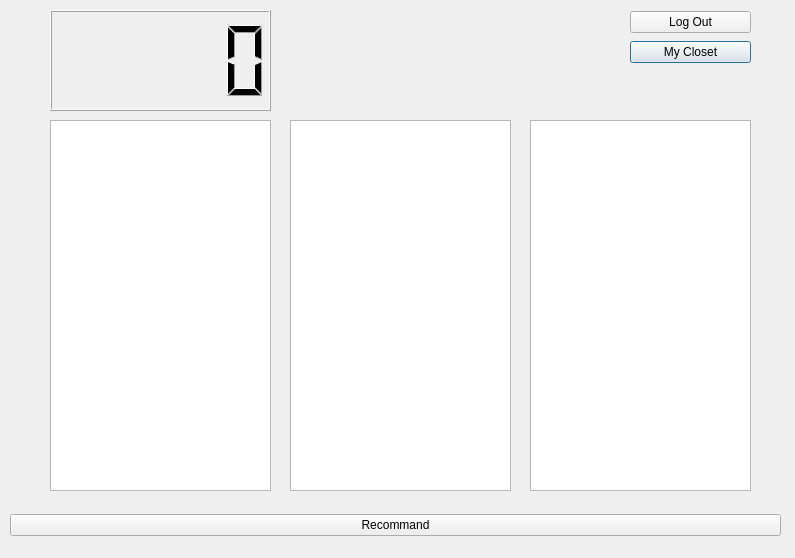
<?xml version="1.0" encoding="UTF-8"?>
<ui version="4.0">
 <class>Dialog</class>
 <widget class="QDialog" name="Dialog">
  <property name="geometry">
   <rect>
    <x>0</x>
    <y>0</y>
    <width>795</width>
    <height>558</height>
   </rect>
  </property>
  <property name="windowTitle">
   <string>Dialog</string>
  </property>
  <widget class="QWidget" name="verticalLayoutWidget_4">
   <property name="geometry">
    <rect>
     <x>630</x>
     <y>40</y>
     <width>121</width>
     <height>25</height>
    </rect>
   </property>
   <layout class="QVBoxLayout" name="verticalLayout_4">
    <item>
     <widget class="QPushButton" name="btn_Closet">
      <property name="text">
       <string>My Closet</string>
      </property>
     </widget>
    </item>
   </layout>
  </widget>
  <widget class="QWidget" name="verticalLayoutWidget">
   <property name="geometry">
    <rect>
     <x>50</x>
     <y>10</y>
     <width>221</width>
     <height>101</height>
    </rect>
   </property>
   <layout class="QVBoxLayout" name="verticalLayout">
    <item>
     <widget class="QLCDNumber" name="lcdTemp"/>
    </item>
   </layout>
  </widget>
  <widget class="QWidget" name="verticalLayoutWidget_2">
   <property name="geometry">
    <rect>
     <x>10</x>
     <y>510</y>
     <width>771</width>
     <height>31</height>
    </rect>
   </property>
   <layout class="QVBoxLayout" name="verticalLayout_2">
    <item>
     <widget class="QPushButton" name="btn_Recommand">
      <property name="text">
       <string>Recommand</string>
      </property>
     </widget>
    </item>
   </layout>
  </widget>
  <widget class="QWidget" name="horizontalLayoutWidget_3">
   <property name="geometry">
    <rect>
     <x>530</x>
     <y>120</y>
     <width>221</width>
     <height>371</height>
    </rect>
   </property>
   <layout class="QHBoxLayout" name="horizontalLayout_3">
    <item>
     <widget class="QTextEdit" name="textEdit_Out"/>
    </item>
   </layout>
  </widget>
  <widget class="QWidget" name="horizontalLayoutWidget_2">
   <property name="geometry">
    <rect>
     <x>290</x>
     <y>120</y>
     <width>221</width>
     <height>371</height>
    </rect>
   </property>
   <layout class="QHBoxLayout" name="horizontalLayout_2">
    <item>
     <widget class="QTextEdit" name="textEdit_Down"/>
    </item>
   </layout>
  </widget>
  <widget class="QWidget" name="horizontalLayoutWidget">
   <property name="geometry">
    <rect>
     <x>50</x>
     <y>120</y>
     <width>221</width>
     <height>371</height>
    </rect>
   </property>
   <layout class="QHBoxLayout" name="horizontalLayout">
    <item>
     <widget class="QTextEdit" name="textEdit_Up"/>
    </item>
   </layout>
  </widget>
  <widget class="QWidget" name="verticalLayoutWidget_3">
   <property name="geometry">
    <rect>
     <x>630</x>
     <y>10</y>
     <width>121</width>
     <height>25</height>
    </rect>
   </property>
   <layout class="QVBoxLayout" name="verticalLayout_3">
    <item>
     <widget class="QPushButton" name="btn_LogOut">
      <property name="text">
       <string>Log Out</string>
      </property>
     </widget>
    </item>
   </layout>
  </widget>
 </widget>
 <resources/>
 <connections>
  <connection>
   <sender>btn_LogOut</sender>
   <signal>clicked()</signal>
   <receiver>Dialog</receiver>
   <slot>CS_logOut()</slot>
   <hints>
    <hint type="sourcelabel">
     <x>684</x>
     <y>26</y>
    </hint>
    <hint type="destinationlabel">
     <x>453</x>
     <y>30</y>
    </hint>
   </hints>
  </connection>
  <connection>
   <sender>btn_Closet</sender>
   <signal>clicked()</signal>
   <receiver>Dialog</receiver>
   <slot>CS_myCloset()</slot>
   <hints>
    <hint type="sourcelabel">
     <x>696</x>
     <y>62</y>
    </hint>
    <hint type="destinationlabel">
     <x>516</x>
     <y>72</y>
    </hint>
   </hints>
  </connection>
  <connection>
   <sender>btn_Recommand</sender>
   <signal>clicked()</signal>
   <receiver>Dialog</receiver>
   <slot>recommand()</slot>
   <hints>
    <hint type="sourcelabel">
     <x>567</x>
     <y>530</y>
    </hint>
    <hint type="destinationlabel">
     <x>775</x>
     <y>471</y>
    </hint>
   </hints>
  </connection>
 </connections>
 <slots>
  <slot>CS_logOut()</slot>
  <slot>CS_myCloset()</slot>
  <slot>recommand()</slot>
 </slots>
</ui>
